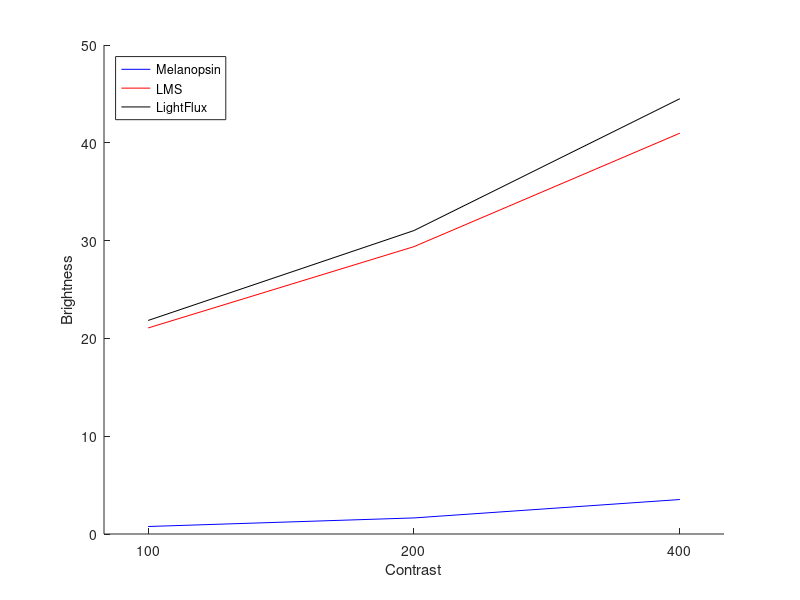

MATLAB code to generate this figure:
% This routine is an attempt to simulate the model put forth by Yamakawa
% and colleagues
% (https://www.nature.com/articles/s41598-019-44035-3#ref-CR34) that
% predicts brightness from any arbitrary stimulus on the basis of cone and
% melanopsin stimulus intensities. The purpose of this simulation is to see
% how their approach relates to our discomfort ratings results. Note that
% it's useful to play with the contrastLevels variable, as the form of the
% responses changes with stimulus intensity, and contrast as coded here is
% a very arbitrary quantity.

melBrightness = [];
LMSBrightness = [];
LFBrightness = [];

contrastLevels = [100, 200, 400];
%contrastLevels = [100000 200000 400000];

for ii = 1:length(contrastLevels)
    melBrightness(ii) = 4.84e-3*(contrastLevels(ii))^1.1 + 2.31*(0)^0.48;
end

for ii = 1:length(contrastLevels)
    LMSBrightness(ii) = 4.84e-3*(0)^1.1 + 2.31*(contrastLevels(ii))^0.48;
end

for ii = 1:length(contrastLevels)
    LFBrightness(ii) = 4.84e-3*(contrastLevels(ii))^1.1 + 2.31*(contrastLevels(ii))^0.48;
end


figure;  hold on;
plot(log10(contrastLevels), melBrightness, 'Color', 'b');
plot(log10(contrastLevels), LMSBrightness, 'Color', 'r');
plot(log10(contrastLevels), LFBrightness, 'Color', 'k');
legend('Melanopsin', 'LMS', 'LightFlux', 'Location', 'NorthWest')
xticks(log10(contrastLevels))
xlim([log10(contrastLevels(1)) - 0.05, log10(contrastLevels(end)) + 0.05]);
xticklabels(contrastLevels);
xlabel('Contrast')
ylabel('Brightness')